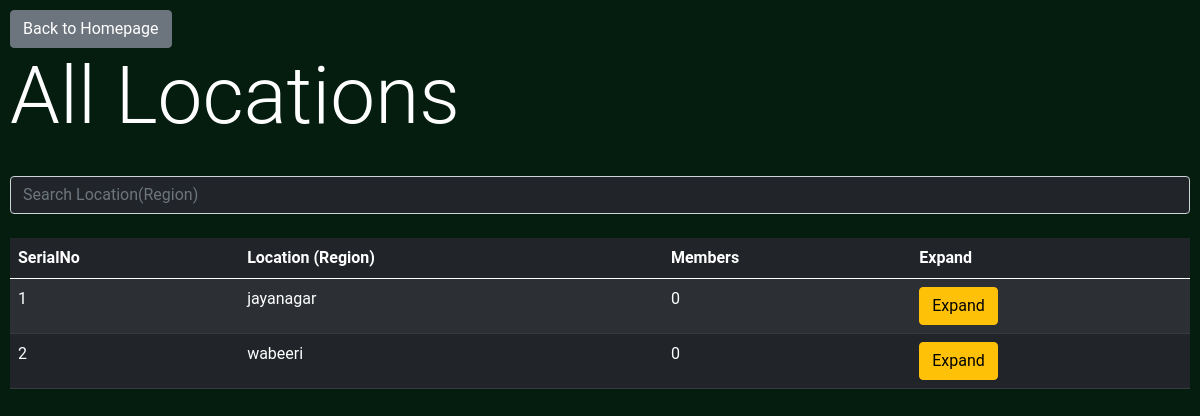
The app's page /admin/viewdata/locations (signed in), older data.
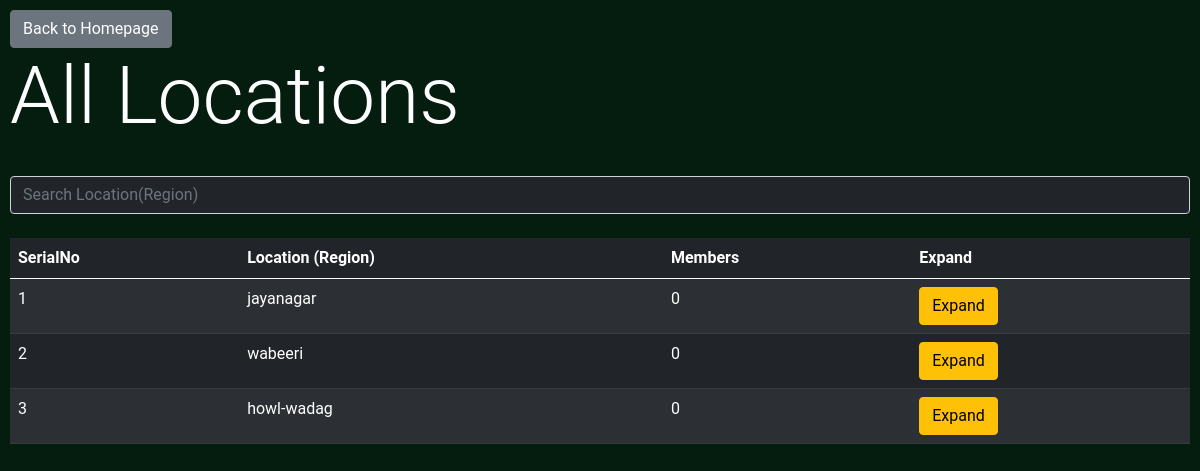
The same page, newer data.
### BusManager/models.py (models this page shows, shortened)
class LocationModel(db.Model):
	id = db.Column(db.Integer, primary_key=True)
	location_name = db.Column(db.String)

### BusManager/admin/routes.py (the view)
@admin.route('/viewdata/locations')
@login_required
def data_locations():
	locations = LocationModel.query.all()
	data = []
	for L in locations:
		data.append({
			'location_name': L.location_name,
			'id': L.id,
			'members': len(L.students.all()) #+ len(L.drivers.all()),
		})
	return render_template('getdata/locations.html', locations=data, title='Locations')

### BusManager/models.py (called while the page is built)
@login_manager.user_loader
def load_user(user_id):
    return AdminUser.query.get(int(user_id))

### BusManager/templates/getdata/locations.html (shortened to what this page needs)
{% extends 'bs_layout.html' %}
{% block content %}
<a class="btn btn-secondary" href="{{url_for('admin.admin_home')}}">Back to Homepage</a>
<h1 class='display-1'>All Locations</h1>
<br>
<input type="text" id="searchbar" class="form-control bg-dark text-light" placeholder="Search Location(Region)" onkeyup="tableFilterer(1)"><br>
<table class="table table-striped table-dark" id="tbl">
  <thead>
    <tr>
    <th scope="col">SerialNo</th>
      <th scope="col">Location (Region)</th>
	  <th scope="col">Members</th>
      <th scope="col">Expand</th>
    </tr>
  </thead>
  <tbody id='tbdy'>
    {% for e in locations %}
       <tr data-id="-1">
       <td>{{loop.index}}</td>
        <td>{{e['location_name']}}</td>
        <td>{{e['members']}}</td>
        <td><button class="btn btn-warning" onclick=Expand({{e['id']}})>Expand</button></td>
      </tr>
    {% endfor %}
  </tbody>
</table>
{% endblock content %}

### BusManager/templates/bs_layout.html (shortened to what this page needs)
<!doctype html>
<html lang="en">
  <head>
    <link href="https://cdn.jsdelivr.net/npm/bootstrap@5.0.0-beta1/dist/css/bootstrap.min.css" rel="stylesheet">
<link rel="stylesheet" href="{{url_for('static', filename='main.css')}}">
  </head>
  <body>
	{% block content %}
	{% endblock content %}
  </body>
</html>

### BusManager/static/main.css (style rules this page uses)
body { background-color: rgb(4, 29, 15); color: white; padding: 10px; font-family: 'Roboto', sans-serif; }

Row changes from the older to the newer data that the page shows:
added LocationModel: location_name "howl-wadag", members "0"
